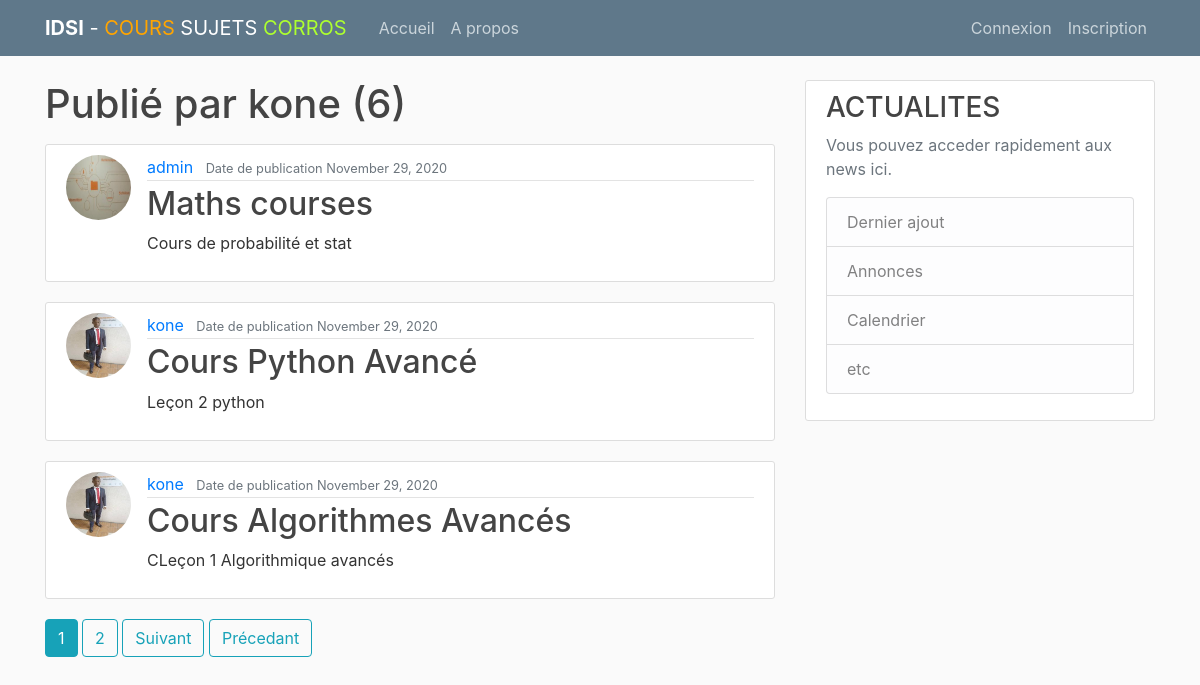
/idsi/user/kone, run on the app's committed database.
### idsi/models.py (models this page shows, shortened)
class Post(models.Model):
    title = models.CharField(max_length=100)
    content = models.TextField()
    date_posted = models.DateTimeField(default=timezone.now)
    author = models.ForeignKey(User, on_delete=models.CASCADE)

### users/models.py (models this page shows, shortened)
class Profile(models.Model):
    user = models.OneToOneField(User, on_delete=models.CASCADE)
    image = models.ImageField(default='default.jpg', upload_to='profile_pics')

### idsi/views.py (the view)
# urls.py: path('user/<str:username>', UserPostListView.as_view(), name='user-post'),
class UserPostListView(ListView):
    model = Post
    template_name = 'user_posts.html'  # <app>/<model>_<viewtype>.html
    context_object_name = 'post'
    paginate_by = 3

### idsi/templates/user_posts.html (shortened to what this page needs)
{% extends "base.html" %}
{% block content %}
    <h1 class="mb-3">Publié par {{ view.kwargs.username }} ({{ page_obj.paginator.count }})</h1>
    {% for post in post %}
        <article class="media content-section">
          <img class="rounded-circle article-img" src="{{ post.author.profile.image.url }}">
          <div class="media-body">
            <div class="article-metadata">
              <a class="mr-2" href="{% url 'user-post' post.author.username %}">{{ post.author }}</a>
              <small class="text-muted">Date de publication {{ post.date_posted|date:"F d, Y" }}</small>
            </div>
            <h2><a class="article-title" href="{% url 'post-detail' post.id %}">{{ post.title }}</a></h2>
            <p class="article-content">{{ post.content }}</p>
          </div>
        </article>
    {% endfor %}
    {% if is_paginated %}
      {% for num in page_obj.paginator.page_range %}
        {% if page_obj.number == num %}
          <a class="btn btn-info mb-4" href="?page={{ num }}">{{ num }}</a>
        {% elif num > page_obj.number|add:'-3' and num < page_obj.number|add:'3' %}
          <a class="btn btn-outline-info mb-4" href="?page={{ num }}">{{ num }}</a>
        {% endif %}
      {% endfor %}
      {% if page_obj.has_next %}
        <a class="btn btn-outline-info mb-4" href="?page={{ page_obj.next_page_number }}">Suivant</a>
        <a class="btn btn-outline-info mb-4" href="?page={{ page_obj.paginator.num_pages }}">Précedant</a>
      {% endif %}
    {% endif %}
{% endblock content %}

### idsi/static/main.css (style rules this page uses)
body { background: #fafafa; color: #333333; margin-top: 5rem; }
h1, h2, h3, h4, h5, h6 { color: #444444; }
.content-section { background: #ffffff; padding: 10px 20px; border: 1px solid #dddddd; border-radius: 3px; margin-bottom: 20px; }
.article-title { color: #444444; }
.article-content { white-space: pre-line; }
.article-img { height: 65px; width: 65px; margin-right: 16px; }
.article-metadata { padding-bottom: 1px; margin-bottom: 4px; border-bottom: 1px solid #e3e3e3 }

### data on the page
Post: author.profile.image (placeholder picture), author "admin", date_posted "November 29, 2020", title "Maths courses", content "Cours de probabilité et stat"
Post: author.profile.image (picture), author "kone", date_posted "November 29, 2020", title "Cours Python Avancé", content "Leçon 2 python"
Post: author.profile.image (picture), author "kone", date_posted "November 29, 2020", title "Cours Algorithmes Avancés", content "CLeçon 1 Algorithmique avancés"

### other printed values
{{ view.kwargs.username }} "kone"
{{ page_obj.paginator.count }} "6"
{{ num }} "1"
{{ num }} "2"
